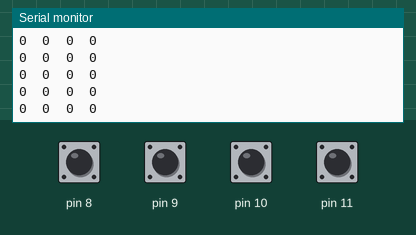
A sketch run on a simulated Arduino Uno, built with avr-gcc and run on an emulated ATmega328P. Shown: the last lines printed to the serial monitor. The inputs (shaded band) are chosen by the test bench; at power-on: pin 8–11 HIGH.

Above: at 1.2 s.
1.3 s: pin 8 pulsed LOW 2 times (0.12 s each, 0.3 s apart)
At 1.8 s:
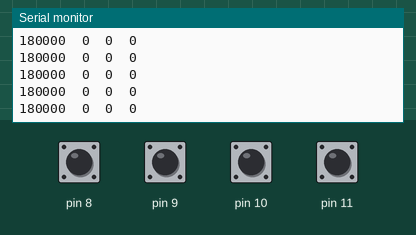
4.9 s: pin 8 pulled LOW for 0.15 s
At 5.9 s:
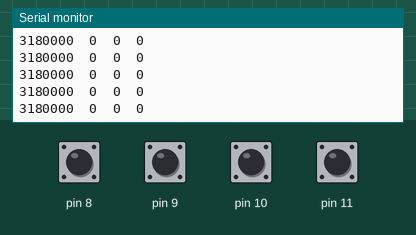
8.0 s: pin 9 pulled LOW for 0.15 s
At 9.0 s:
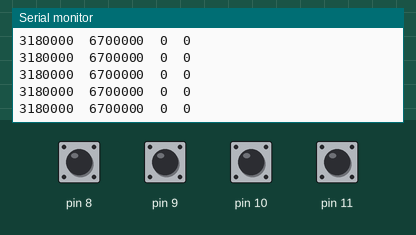
9.6 s: pin 10 pulled LOW for 0.15 s
At 10.4 s:
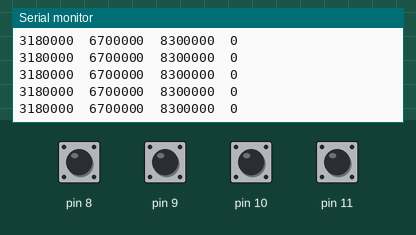
12.7 s: pin 11 pulled LOW for 0.15 s
At 13.8 s:
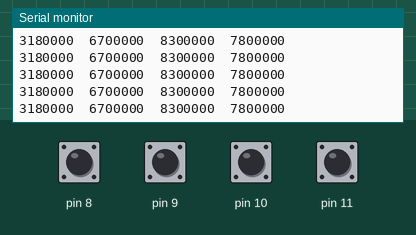
15.8 s: pin 8 pulled LOW for 1 s
At 16.5 s:
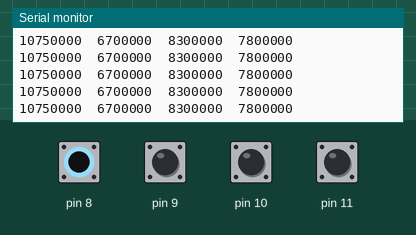
Timing chart, 0 to 18.8 s (numbered marks = the images above; inputs shaded):
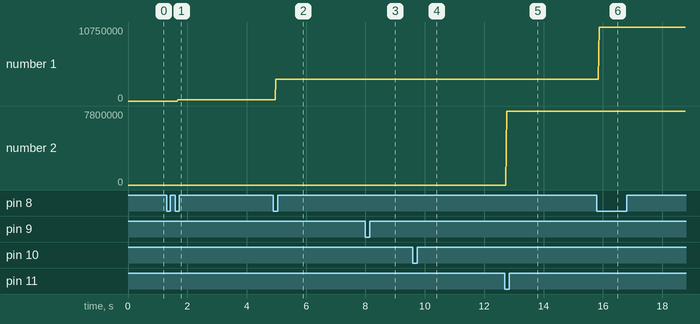

Measured:
- after the input at 1.3 s, the serial monitor: prints a new line after 0.38 s (image 1)
- after the input at 4.9 s, the serial monitor: prints a new line after 0.08 s (image 2)
- after the input at 8.0 s, the serial monitor: prints a new line after 0.07 s (image 3)
- after the input at 9.6 s, the serial monitor: prints a new line after 0.06 s (image 4)
- after the input at 12.7 s, the serial monitor: prints a new line after 0.05 s (image 5)
- after the input at 15.8 s, the serial monitor: prints a new line after 0.08 s (image 6)
- plotted number 1: 0 → 180000 after the input at 1.3 s, 180000 → 3180000 after the input at 4.9 s, 3180000 → 10750000 after the input at 15.8 s
- plotted number 2: 0 → 7800000 after the input at 12.7 s, 7800000 → 7800 after the input at 15.8 s

The sketch:

transmitter.ino
```cpp
unsigned long ch1_time, ch2_time, ch3_time, ch4_time, curr_time;
unsigned long ch1, ch2, ch3, ch4;
int ch1_state, ch2_state, ch3_state, ch4_state;

#define CH1_INPUT 8
#define CH2_INPUT 9
#define CH3_INPUT 10
#define CH4_INPUT 11

void setup() {
  DDRB |= 0b00000000; // pins 8-11 set to input
  PORTB |= 0b00001111; // use pullup resistors to ensure valid state on pins 8-11

  // https://sites.google.com/site/qeewiki/books/avr-guide/external-interrupts-on-the-atmega328
  PCICR |= (1 << PCIE0);    // set PCIE0 to enable PCMSK0 scan
  PCMSK0 |= (1 << PCINT0);  // trigger ISR on PCINT0 (digital pin 8) state change
  PCMSK0 |= (1 << PCINT1);  // trigger ISR on PCINT1 (digital pin 9) state change
  PCMSK0 |= (1 << PCINT2);  // trigger ISR on PCINT2 (digital pin 10) state change
  PCMSK0 |= (1 << PCINT3);  // trigger ISR on PCINT3 (digital pin 11) state change

  Serial.begin(9600);
}

void loop() {
  Serial.print(ch1);
  Serial.print("\t");
  Serial.print(ch2);
  Serial.print("\t");
  Serial.print(ch3);
  Serial.print("\t");
  Serial.println(ch4);
}

ISR(PCINT0_vect) {
  curr_time = micros();
  // PINB is an address which maps to the input value of PORTB, whose bits correspond to the digital state of I/O pins
  // PINB bits 0-3 map to pins 8-11, respectively

  // CH1
  if (PINB & B00000001) {
    if (ch1_state == 0) { // only start the timer at the rising edge
      ch1_state = 1;
      ch1_time = curr_time;
    }
  } else if (ch1_state == 1) { // only record the elapsed time at the falling edge
    ch1_state = 0;
    ch1 = curr_time - ch1_time;
  }

  // CH2
  if (PINB & B00000010) {
    if (ch2_state == 0) { // only start the timer at the rising edge
      ch2_state = 1;
      ch2_time = curr_time;
    }
  } else if (ch2_state == 1) { // only record the elapsed time at the falling edge
    ch2_state = 0;
    ch2 = curr_time - ch2_time;
  }

  // CH3
  if (PINB & B00000100) {
    if (ch3_state == 0) { // only start the timer at the rising edge
      ch3_state = 1;
      ch3_time = curr_time;
    }
  } else if (ch3_state == 1) { // only record the elapsed time at the falling edge
    ch3_state = 0;
    ch3 = curr_time - ch3_time;
  }

  // CH4
  if (PINB & B00001000) {
    if (ch1_state == 0) { // only start the timer at the rising edge
      ch4_state = 1;
      ch4_time = curr_time;
    }
  } else if (ch4_state == 1) { // only record the elapsed time at the falling edge
    ch4_state = 0;
    ch4 = curr_time - ch4_time;
  }
}
```
